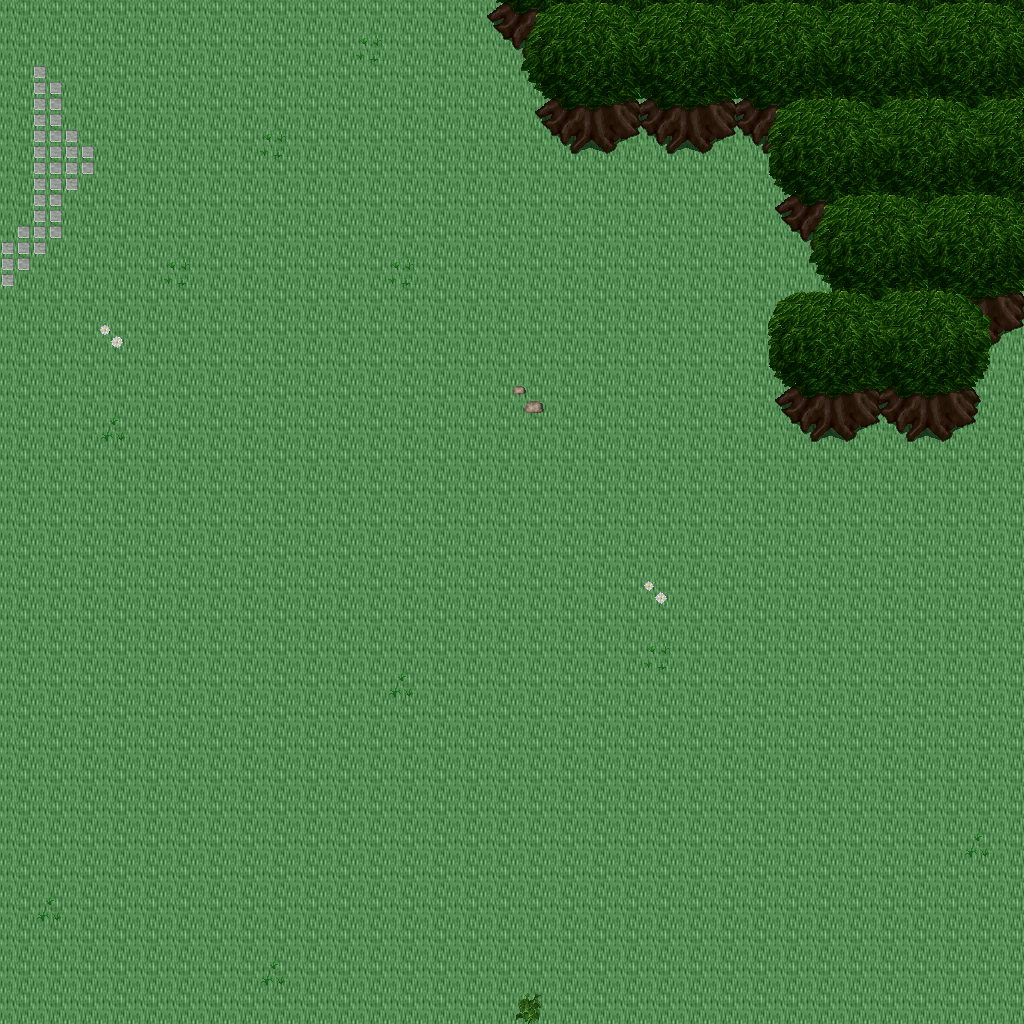

Tiled map render using the project's own tile images. Description and the map definition, with tile-layer contents summarised, below:
An orthogonal 32x32 tile map with 32x32 px tiles, 5 tile layers (Ground, Objects, Objects2, Above, ...), 1 hidden layer not drawn, 32 tilesets.

<map version="1.10" tiledversion="1.11.0" orientation="orthogonal" renderorder="right-down" width="32" height="32" tilewidth="32" tileheight="32" infinite="0" nextlayerid="11" nextobjectid="1">
 <tileset firstgid="1" name="ground_ground" tilewidth="32" tileheight="32" tilecount="33" columns="3">
  <image source="../drawable/ground_ground.png" width="96" height="352" />
 </tileset>
 <tileset firstgid="34" name="ground_ground_2" tilewidth="32" tileheight="32" tilecount="4" columns="4">
  <image source="../drawable/ground_ground_2.png" width="128" height="32" />
 </tileset>
 <tileset firstgid="38" name="ground_water_pool" tilewidth="32" tileheight="32" tilecount="72" columns="3">
  <image source="../drawable/ground_water_pool.png" width="96" height="768" />
 </tileset>
 <tileset firstgid="110" name="ground_ridge_earth_dark" tilewidth="32" tileheight="32" tilecount="96" columns="12">
  <image source="../drawable/ground_ridge_earth_dark.png" width="384" height="256" />
 </tileset>
 <tileset firstgid="206" name="plant_grasses" tilewidth="32" tileheight="32" tilecount="6" columns="3">
  <image source="../drawable/plant_grasses.png" width="96" height="64" />
 </tileset>
 <tileset firstgid="212" name="ground_rock_pebbles" tilewidth="32" tileheight="32" tilecount="3" columns="1">
  <image source="../drawable/ground_rock_pebbles.png" width="32" height="96" />
 </tileset>
 <tileset firstgid="215" name="plant_flower_daisy_yellow" tilewidth="32" tileheight="32" tilecount="8" columns="2">
  <image source="../drawable/plant_flower_daisy_yellow.png" width="64" height="128" />
 </tileset>
 <tileset firstgid="223" name="plant_flower_daisy_white" tilewidth="32" tileheight="32" tilecount="8" columns="2">
  <image source="../drawable/plant_flower_daisy_white.png" width="64" height="128" />
 </tileset>
 <tileset firstgid="231" name="ground_grass_edges" tilewidth="32" tileheight="32" tilecount="36" columns="12">
  <image source="../drawable/ground_grass_edges.png" width="384" height="96" />
 </tileset>
 <tileset firstgid="267" name="ground_earth_edges" tilewidth="32" tileheight="32" tilecount="18" columns="6">
  <image source="../drawable/ground_earth_edges.png" width="192" height="96" />
 </tileset>
 <tileset firstgid="285" name="ground_grass_corners" tilewidth="32" tileheight="32" tilecount="24" columns="6">
  <image source="../drawable/ground_grass_corners.png" width="192" height="128" />
 </tileset>
 <tileset firstgid="309" name="ground_square_paving" tilewidth="32" tileheight="32" tilecount="1" columns="1">
  <image source="../drawable/ground_square_paving.png" width="32" height="32" />
 </tileset>
 <tileset firstgid="310" name="plant_flower_daisy_red" tilewidth="32" tileheight="32" tilecount="8" columns="2">
  <image source="../drawable/plant_flower_daisy_red.png" width="64" height="128" />
 </tileset>
 <tileset firstgid="318" name="plant_flower_daisy_blue" tilewidth="32" tileheight="32" tilecount="8" columns="2">
  <image source="../drawable/plant_flower_daisy_blue.png" width="64" height="128" />
 </tileset>
 <tileset firstgid="326" name="plant_tree_tree_darkgreen" tilewidth="32" tileheight="32" tilecount="88" columns="8">
  <image source="../drawable/plant_tree_tree_darkgreen.png" width="256" height="352" />
 </tileset>
 <tileset firstgid="414" name="object_well" tilewidth="32" tileheight="32" tilecount="4" columns="2">
  <image source="../drawable/object_well.png" width="64" height="64" />
 </tileset>
 <tileset firstgid="418" name="plant_bush_bushes" tilewidth="32" tileheight="32" tilecount="10" columns="5">
  <image source="../drawable/plant_bush_bushes.png" width="160" height="64" />
 </tileset>
 <tileset firstgid="428" name="ground_eye" tilewidth="32" tileheight="32" tilecount="9" columns="3">
  <image source="../drawable/ground_eye.png" width="96" height="96" />
 </tileset>
 <tileset firstgid="437" name="plant_stump_rectangular" tilewidth="32" tileheight="32" tilecount="4" columns="2">
  <image source="../drawable/plant_stump_rectangular.png" width="64" height="64" />
 </tileset>
 <tileset firstgid="441" name="item_gothic_large_gravestone" tilewidth="32" tileheight="32" tilecount="9" columns="3">
  <image source="../drawable/item_gothic_large_gravestone.png" width="96" height="96" />
 </tileset>
 <tileset firstgid="450" name="logic_collision" tilewidth="32" tileheight="32" tilecount="1" columns="1">
  <image source="../drawable/logic_collision.png" width="32" height="32" />
 </tileset>
 <tileset firstgid="451" name="logic_item_herb" tilewidth="32" tileheight="32" tilecount="5" columns="5">
  <image source="../drawable/logic_item_herb.png" width="160" height="32" />
 </tileset>
 <tileset firstgid="456" name="ground_rock_rubble" tilewidth="32" tileheight="32" tilecount="9" columns="3">
  <image source="../drawable/ground_rock_rubble.png" width="96" height="96" />
 </tileset>
 <tileset firstgid="465" name="ground_rock_rocks_3" tilewidth="32" tileheight="32" tilecount="16" columns="4">
  <image source="../drawable/ground_rock_rocks_3.png" width="128" height="128" />
 </tileset>
 <tileset firstgid="481" name="ground_rock_large_boulder" tilewidth="32" tileheight="32" tilecount="9" columns="3">
  <image source="../drawable/ground_rock_large_boulder.png" width="96" height="96" />
 </tileset>
 <tileset firstgid="490" name="ground_rock_large_pebble" tilewidth="32" tileheight="32" tilecount="2" columns="2">
  <image source="../drawable/ground_rock_large_pebble.png" width="64" height="32" />
 </tileset>
 <tileset firstgid="492" name="ground_rock_rocks_2" tilewidth="32" tileheight="32" tilecount="4" columns="2">
  <image source="../drawable/ground_rock_rocks_2.png" width="64" height="64" />
 </tileset>
 <tileset firstgid="496" name="ground_green_paving" tilewidth="32" tileheight="32" tilecount="18" columns="3">
  <image source="../drawable/ground_green_paving.png" width="96" height="192" />
 </tileset>
 <tileset firstgid="514" name="logic_protection" tilewidth="32" tileheight="32" tilecount="2" columns="2">
  <image source="../drawable/logic_protection.png" width="64" height="32" />
 </tileset>
 <tileset firstgid="516" name="building_castle" tilewidth="32" tileheight="32" tilecount="320" columns="20">
  <image source="../drawable/building_castle.png" width="640" height="512" />
 </tileset>
 <tileset firstgid="836" name="logic_creature_ogre" tilewidth="32" tileheight="32" tilecount="4" columns="4">
  <image source="../drawable/logic_creature_ogre.png" width="128" height="32" />
 </tileset>
 <tileset firstgid="840" name="logic_creature_troll" tilewidth="32" tileheight="32" tilecount="4" columns="4">
  <image source="../drawable/logic_creature_troll.png" width="128" height="32" />
 </tileset>
 <layer id="1" name="Ground" width="32" height="32">
  <data>[1024 cells, 1024 non-empty, 1 distinct tile ids]</data>
 </layer>
 <layer id="2" name="Objects" width="32" height="32">
  <data>[1024 cells, 17 non-empty, 8 distinct tile ids]</data>
 </layer>
 <layer id="3" name="Objects2" width="32" height="32">
  <data>[1024 cells, 50 non-empty, 21 distinct tile ids]</data>
 </layer>
 <layer id="4" name="Above" width="32" height="32">
  <data>[1024 cells, 114 non-empty, 31 distinct tile ids]</data>
 </layer>
 <layer id="5" name="Above2" width="32" height="32">
  <data>[1024 cells, 0 non-empty, 0 distinct tile ids]</data>
 </layer>
 <layer id="6" name="Walkable" width="32" height="32" visible="0">
  <data>[1024 cells, 135 non-empty, 1 distinct tile ids]</data>
 </layer>
 <objectgroup id="7" name="Mapevents" />
 <objectgroup id="8" name="Spawn" />
 <objectgroup id="9" name="Keys" />
 <objectgroup id="10" name="Replace" />
</map>
